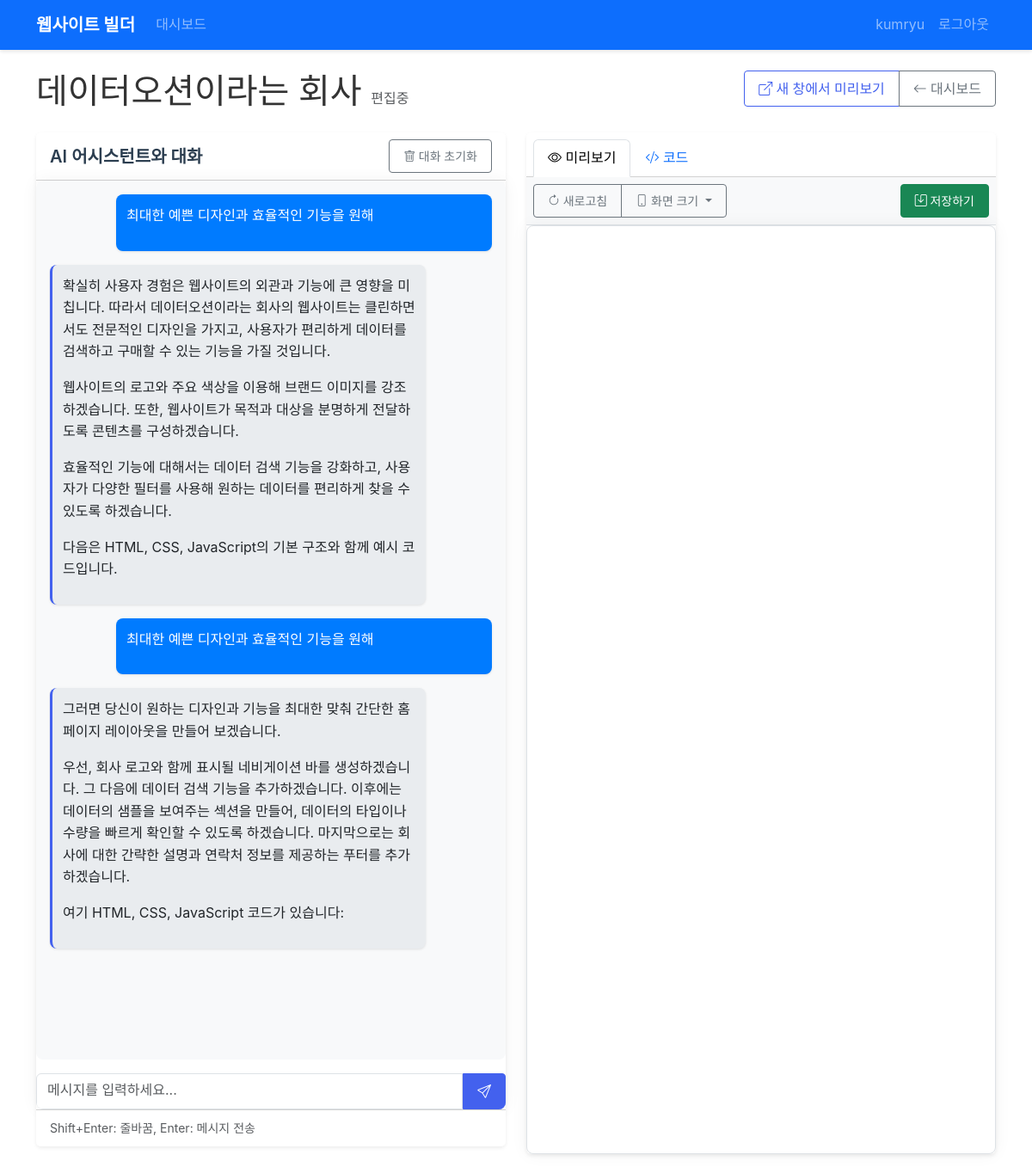
Page /website/1/edit/ (signed in) on the committed database.
### builder/models.py (models this page shows, shortened)
class Website(models.Model):
    user = models.ForeignKey(User, on_delete=models.CASCADE, related_name='websites')
    name = models.CharField(max_length=200, verbose_name="웹사이트 이름")
    purpose = models.TextField(verbose_name="웹사이트 목적")
    target_audience = models.CharField(max_length=200, verbose_name="대상 사용자", blank=True)
    design_style = models.CharField(max_length=100, verbose_name="디자인 스타일", blank=True)
    features = models.JSONField(default=list, verbose_name="핵심 기능")
    pages = models.JSONField(default=list, verbose_name="페이지 구성")
    html_code = models.TextField(blank=True, verbose_name="HTML 코드")
    css_code = models.TextField(blank=True, verbose_name="CSS 코드")
    js_code = models.TextField(blank=True, verbose_name="JavaScript 코드")
    created_at = models.DateTimeField(auto_now_add=True, verbose_name="생성일")
    updated_at = models.DateTimeField(auto_now=True, verbose_name="수정일")
    class Meta:
        verbose_name = "웹사이트"
        verbose_name_plural = "웹사이트 목록"
        ordering = ['-updated_at']

class Message(models.Model):
    ROLE_CHOICES = [
        ('user', '사용자'),
        ('assistant', 'AI 어시스턴트'),
    ]
    conversation = models.ForeignKey(Conversation, on_delete=models.CASCADE, related_name='messages')
    role = models.CharField(max_length=10, choices=ROLE_CHOICES)
    content = models.TextField()
    timestamp = models.DateTimeField(auto_now_add=True)
    class Meta:
        ordering = ['timestamp']

### builder/views.py (the view)
# urls.py: path('website/<int:website_id>/edit/', views.edit_website, name='edit_website'),
@login_required
def edit_website(request, website_id):
    website = get_object_or_404(Website, id=website_id, user=request.user)
    conversation, created = Conversation.objects.get_or_create(website=website)
    return render(request, 'builder/editor.html', {
        'website': website,
        'conversation': conversation
    })

### templates/builder/editor.html (shortened to what this page needs)
{% extends 'base.html' %}
{% load static %}
{% block content %}
<div class="row mb-3">
    <div class="col">
        <h1>{{ website.name }} <small class="text-muted fs-6">편집중</small></h1>
    </div>
    <div class="col-auto">
        <div class="btn-group" role="group">
            <a href="{% url 'preview_website' website.id %}" class="btn btn-outline-primary" target="_blank">
                <i class="bi bi-box-arrow-up-right"></i> 새 창에서 미리보기
            </a>
            <a href="{% url 'dashboard' %}" class="btn btn-outline-secondary">
                <i class="bi bi-arrow-left"></i> 대시보드
            </a>
        </div>
    </div>
</div>
<div class="row">
    <div class="col-md-6">
        <div class="card shadow-sm mb-4">
            <div class="card-header bg-white d-flex justify-content-between align-items-center">
                <h5 class="card-title mb-0">AI 어시스턴트와 대화</h5>
                <button type="button" class="btn btn-sm btn-outline-secondary" id="clearChat">
                    <i class="bi bi-trash"></i> 대화 초기화
                </button>
            </div>
            <div class="card-body p-0">
                <div class="chat-container">
                    <div class="chat-messages" id="chatMessages">
                        {% for message in conversation.messages.all %}
                            <div class="message {{ message.role }}">
                                {{ message.content|linebreaks }}
                            </div>
                        {% empty %}
                            <div class="message assistant">
                                안녕하세요! {{ website.name }} 웹사이트를 만드는 것을 도와드리겠습니다.
                                어떤 기능이나 디자인을 원하시나요?
                            </div>
                        {% endfor %}
                    </div>
                    <form class="chat-input" id="chatForm">
                        <textarea class="form-control" id="messageInput" placeholder="메시지를 입력하세요..." rows="1" required></textarea>
                        <button type="submit" class="btn btn-primary">
                            <i class="bi bi-send"></i>
                        </button>
                    </form>
                </div>
            </div>
            <div class="card-footer bg-white text-muted">
                <small>Shift+Enter: 줄바꿈, Enter: 메시지 전송</small>
            </div>
        </div>
    </div>
    <div class="col-md-6">
        <div class="card shadow-sm">
            <div class="card-header bg-white">
                <ul class="nav nav-tabs card-header-tabs" id="previewTabs" role="tablist">
                    <li class="nav-item" role="presentation">
                        <button class="nav-link active" id="preview-tab" data-bs-toggle="tab" data-bs-target="#preview-pane" type="button" role="tab" aria-controls="preview-pane" aria-selected="true">
                            <i class="bi bi-eye"></i> 미리보기
                        </button>
                    </li>
                    <li class="nav-item" role="presentation">
                        <button class="nav-link" id="code-tab" data-bs-toggle="tab" data-bs-target="#code-pane" type="button" role="tab" aria-controls="code-pane" aria-selected="false">
                            <i class="bi bi-code-slash"></i> 코드
                        </button>
                    </li>
                </ul>
            </div>
            <div class="card-body p-0">
                <div class="tab-content" id="previewTabContent">
                    <div class="tab-pane fade show active" id="preview-pane" role="tabpanel" aria-labelledby="preview-tab">
                        <div class="editor-toolbar d-flex justify-content-between">
                            <div>
                                <div class="btn-group">
                                    <button class="btn btn-sm btn-outline-secondary" id="refreshPreview">
                                        <i class="bi bi-arrow-clockwise"></i> 새로고침
                                    </button>
                                    <button class="btn btn-sm btn-outline-secondary dropdown-toggle" type="button" data-bs-toggle="dropdown">
                                        <i class="bi bi-phone"></i> 화면 크기
                                    </button>
                                </div>
                            </div>
                            <div>
                                <button class="btn btn-sm btn-success" id="saveWebsite">
                                    <i class="bi bi-save"></i> 저장하기
                                </button>
                            </div>
                        </div>
                        <div class="preview-container" id="previewContainer">
                            <iframe id="previewFrame" src="{% url 'preview_website' website.id %}"></iframe>
                        </div>
                    </div>
                </div>
            </div>
        </div>
    </div>
</div>
{% endblock %}
{% block extra_js %}
<link rel="stylesheet" href="https://cdn.jsdelivr.net/npm/highlight.js@11.4.0/styles/github.min.css">
{% endblock %}

### templates/base.html (shortened to what this page needs)
<!DOCTYPE html>
<html lang="ko">
<head>
    <link href="https://cdn.jsdelivr.net/npm/bootstrap@5.3.0-alpha1/dist/css/bootstrap.min.css" rel="stylesheet">
    <link rel="stylesheet" href="https://cdn.jsdelivr.net/npm/bootstrap-icons@1.11.0/font/bootstrap-icons.css">
    {% load static %}
    <link rel="stylesheet" href="{% static 'css/style.css' %}">
</head>
<body>
    <nav class="navbar navbar-expand-lg navbar-dark bg-primary">
        <div class="container">
            <a class="navbar-brand" href="/">웹사이트 빌더</a>
            <div class="collapse navbar-collapse" id="navbarNav">
                <ul class="navbar-nav me-auto">
                    <li class="nav-item">
                        <a class="nav-link" href="{% url 'dashboard' %}">대시보드</a>
                    </li>
                </ul>
                <ul class="navbar-nav">
                    {% if user.is_authenticated %}
                        <li class="nav-item">
                            <span class="nav-link">{{ user.username }}</span>
                        </li>
                        <li class="nav-item">
                            <a class="nav-link" href="{% url 'logout' %}">로그아웃</a>
                        </li>
                    {% else %}
                        <li class="nav-item">
                            <a class="nav-link" href="{% url 'login' %}">로그인</a>
                        </li>
                    {% endif %}
                </ul>
            </div>
        </div>
    </nav>
    <div class="container mt-4">
        {% block content %}{% endblock %}
    </div>
    {% block extra_js %}{% endblock %}
</body>
</html>

### static/css/style.css (style rules this page uses)
body { font-family: 'Pretendard', 'Noto Sans KR', -apple-system, BlinkMacSystemFont, 'Segoe UI', Roboto, Oxygen, Ubuntu, Cantarell, 'Open Sans', 'Helvetica Neue', sans-serif; color: #333; line-height: 1.6; }
.navbar { box-shadow: 0 2px 4px rgba(0, 0, 0, 0.1); }
.navbar-brand { font-weight: 700; }
.card { transition: all 0.3s ease; box-shadow: 0 2px 5px rgba(0, 0, 0, 0.05); border: none; }
.card-title { font-weight: 600; color: #2c3e50; }
.btn { border-radius: 0.25rem; padding: 0.5rem 1rem; font-weight: 500; transition: all 0.2s ease; }
.btn-primary { background-color: #4361ee; border-color: #4361ee; }
.btn-outline-primary { color: #4361ee; border-color: #4361ee; }
.chat-container { border-radius: 0.5rem; overflow: hidden; background-color: white; box-shadow: 0 0 20px rgba(0, 0, 0, 0.05); }
.message { box-shadow: 0 1px 3px rgba(0, 0, 0, 0.1); }
.message.user { background-color: #4361ee; color: white; }
.message.assistant { background-color: #f5f5f5; color: #333; border-left: 3px solid #4361ee; }
.preview-container { box-shadow: 0 0 20px rgba(0, 0, 0, 0.05); background-color: white; }
.editor-toolbar { border-bottom: 1px solid #eaeaea; }

### templates/builder/editor.html (style rules this page uses)
.chat-container { height: calc(100vh - 180px); display: flex; flex-direction: column; }
.chat-messages { flex-grow: 1; overflow-y: auto; padding: 1rem; background-color: #f8f9fa; border-radius: 0.5rem; }
.message { margin-bottom: 1rem; padding: 0.75rem; border-radius: 0.5rem; max-width: 85%; word-break: break-word; }
.message.user { background-color: #007bff; color: white; align-self: flex-end; margin-left: auto; }
.message.assistant { background-color: #e9ecef; color: #212529; align-self: flex-start; }
.chat-input { margin-top: 1rem; display: flex; }
.chat-input textarea { flex-grow: 1; border-top-right-radius: 0; border-bottom-right-radius: 0; resize: none; min-height: 38px; max-height: 150px; overflow-y: auto; }
.chat-input button { border-top-left-radius: 0; border-bottom-left-radius: 0; }
.preview-container { height: calc(100vh - 180px); border: 1px solid #dee2e6; border-radius: 0.5rem; overflow: hidden; }
.preview-container iframe { width: 100%; height: 100%; border: none; }
.editor-toolbar { background-color: #f8f9fa; padding: 0.5rem; border-bottom: 1px solid #dee2e6; }

### rows in the picture
Website: name "데이터오션이라는 회사"
Message: content "최대한 예쁜 디자인과 효율적인 기능을 원해"
Message: content "확실히 사용자 경험은 웹사이트의 외관과 기능에 큰 영향을 미칩니다. 따라서 데이터오션이라는 회사의 웹사이트는 클린하면서도 전문적인 디자인을 가지고, 사용자가 편리하게 데이터를 검색하고 구매할 수 있는 기능을 가질 것입니다. 웹사이트의 로고와 주요 색상을 이용해 브랜드 이미지를 강조하겠습니다. 또한, 웹사이트가 목적과 대상을 분명하게 전달하도록 콘텐츠를 구성하겠습니다. 효율적인 기능에 대해서는 데이터 검색 기능을 강화하고, 사용자가 다양한 필터를 사용해 원하는 데이터를 편리하게 찾을 수 있도록 하겠습니다. 다음은 HTML, CSS, JavaScript의 기본 구조와 함께 예시 코드입니다."
Message: content "최대한 예쁜 디자인과 효율적인 기능을 원해"
Message: content "그러면 당신이 원하는 디자인과 기능을 최대한 맞춰 간단한 홈페이지 레이아웃을 만들어 보겠습니다. 우선, 회사 로고와 함께 표시될 네비게이션 바를 생성하겠습니다. 그 다음에 데이터 검색 기능을 추가하겠습니다. 이후에는 데이터의 샘플을 보여주는 섹션을 만들어, 데이터의 타입이나 수량을 빠르게 확인할 수 있도록 하겠습니다. 마지막으로는 회사에 대한 간략한 설명과 연락처 정보를 제공하는 푸터를 추가하겠습니다. 여기 HTML, CSS, JavaScript 코드가 있습니다:"

### other values in the picture
{{ user.username }} "kumryu"
